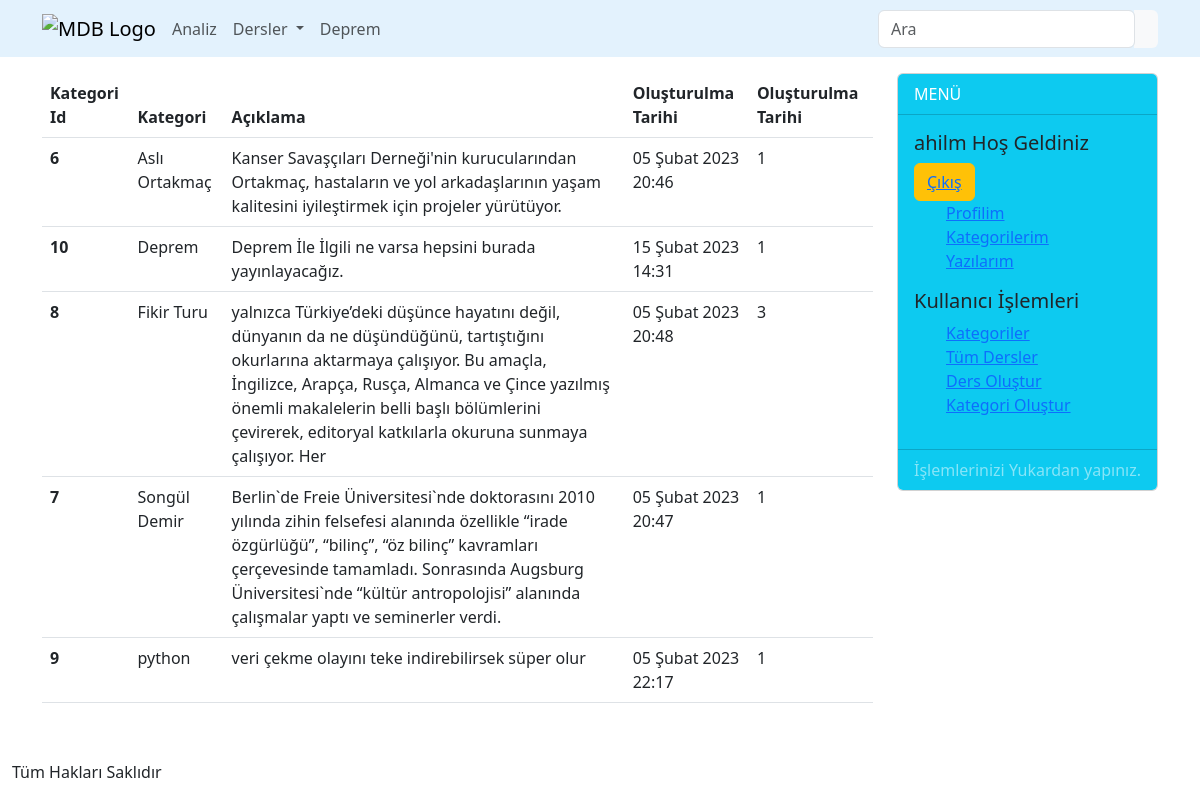
The page /dersler/kategoriler/ (signed in) on the database its author committed.
### dersler/models/kategoriModel.py (models this page shows)
class KategoriModel(models.Model):
    kategori = models.CharField(max_length=20, unique=True)
    aciklama = models.CharField(max_length=300)
    olusturulma_tarihi = models.DateTimeField(auto_now_add=True)
    def __str__(self):
        return self.kategori

### dersler/views/kategoriler.py (the view)
# urls.py: path('kategoriler/', kategoriler, name='kategoriler'),
def kategoriler(request):
    kategoriler=KategoriModel.objects.annotate(total=Count('ders_kategori')).all()
    context ={'kategoriler':kategoriler,}
    return render(request, 'kategoriler.html',context)

### dersler/views/context_processors.py (called while the page is built)
def categories(request):
    return {
        "categories": KategoriModel.objects.all()
    }

### dersler/templates/kategoriler.html (shortened to what this page needs)
{% extends 'base.html' %}
{% block content %}
    <table class="table">
        <thead>
        <tr>
            <th scope="col">Kategori Id</th>
            <th scope="col">Kategori</th>
            <th scope="col">Açıklama</th>
            <th scope="col">Oluşturulma Tarihi</th>
            <th scope="col">Oluşturulma Tarihi</th>
        </tr>
        </thead>
        <tbody>
        {% for kategori in kategoriler %}
            <tr>
                <th scope="row">{{ kategori.id }}</th>
                <td>{{ kategori.kategori }}</td>
                <td>{{ kategori.aciklama }}</td>
                <td>{{ kategori.olusturulma_tarihi }}</td>
                <td>{{ kategori.total }}</td>
            </tr>
        {% endfor %}
        </tbody>
    </table>
{% endblock content %}

### templates/components/sidebar.html
<div class="col-sm-3">
    <div class="card bg-info-50 mb-3">
        <div class="card-header bg-info text-white">
            MENÜ
        </div>
        <div class="card-body bg-info">
            <h5>{{ user.username }} Hoş Geldiniz</h5>
            {% if user.is_authenticated %}
                <button class="btn btn-warning">
                    <a  href="{% url 'users:logout' %}">Çıkış</a> </button>
            {% endif %}
            <ul class=" bg-info">
                {% if user.is_authenticated %}
                    <li class="list-group-item bg-info"><a href="{% url 'users:profile' user.id %}">Profilim</a></li>
                    <li class="list-group-item bg-info"><a href="{% url 'users:login' %}">Kategorilerim</a></li>
                    <li class="list-group-item bg-info"><a href="{% url 'users:register' %}">Yazılarım</a></li>
                {% else %}
                    <li class="list-group-item bg-info"><a href="{% url 'users:login' %}">Giriş</a></li>
                    <li class="list-group-item bg-info"><a href="{% url 'users:register' %}">Kayıt Ol</a></li>
                {% endif %}
            </ul>
            <h5>Kullanıcı İşlemleri</h5>
            <ul class=" bg-info">
                <li class="list-group-item bg-info"><a href="{% url 'dersler:kategoriler' %}">Kategoriler</a></li>
                <li class="list-group-item bg-info"><a href="{% url 'dersler:index' %}">Tüm Dersler</a></li>
                <li class="list-group-item bg-info"><a href="{% url 'dersler:dersolustur' %}">Ders Oluştur</a></li>
                <li class="list-group-item bg-info"><a href="{% url 'dersler:kategoriolustur' %}">Kategori Oluştur</a></li>
            </ul>
        </div>
        <div class="card-footer bg-info text-white-50">
            İşlemlerinizi Yukardan yapınız.
        </div>
    </div>
</div>

### rows shown on the page
KategoriModel: id "6", kategori "Aslı Ortakmaç", aciklama "Kanser Savaşçıları Derneği'nin kurucularından Ortakmaç, hastaların ve yol arkadaşlarının yaşam kalitesini iyileştirmek için projeler yürütüyor.", olusturulma_tarihi "05 Şubat 2023 20:46", total "1"
KategoriModel: id "10", kategori "Deprem", aciklama "Deprem İle İlgili ne varsa hepsini burada yayınlayacağız.", olusturulma_tarihi "15 Şubat 2023 14:31", total "1"
KategoriModel: id "8", kategori "Fikir Turu", aciklama "yalnızca Türkiye’deki düşünce hayatını değil, dünyanın da ne düşündüğünü, tartıştığını okurlarına aktarmaya çalışıyor. Bu amaçla, İngilizce, Arapça, Rusça, Almanca ve Çince yazılmış önemli makalelerin belli başlı bölümlerini çevirerek, editoryal katkılarla okuruna sunmaya çalışıyor. Her", olusturulma_tarihi "05 Şubat 2023 20:48", total "3"
KategoriModel: id "7", kategori "Songül Demir", aciklama "Berlin`de Freie Üniversitesi`nde doktorasını 2010 yılında zihin felsefesi alanında özellikle “irade özgürlüğü”, “bilinç”, “öz bilinç” kavramları çerçevesinde tamamladı. Sonrasında Augsburg Üniversitesi`nde “kültür antropolojisi” alanında çalışmalar yaptı ve seminerler verdi.", olusturulma_tarihi "05 Şubat 2023 20:47", total "1"
KategoriModel: id "9", kategori "python", aciklama "veri çekme olayını teke indirebilirsek süper olur", olusturulma_tarihi "05 Şubat 2023 22:17", total "1"

### other values the page prints
{{ user.username }} "ahilm"
